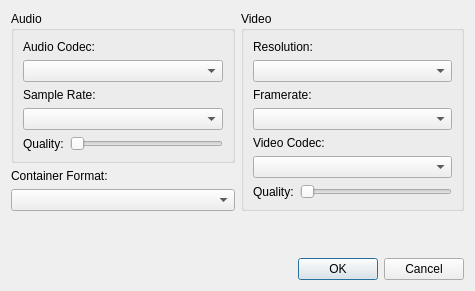
<?xml version="1.0" encoding="UTF-8"?>
<ui version="4.0">
 <class>VideoSettingsUi</class>
 <widget class="QDialog" name="VideoSettingsUi">
  <property name="geometry">
   <rect>
    <x>0</x>
    <y>0</y>
    <width>475</width>
    <height>291</height>
   </rect>
  </property>
  <property name="windowTitle">
   <string>Dialog</string>
  </property>
  <layout class="QGridLayout" name="gridLayout_3">
   <item row="0" column="0">
    <widget class="QGroupBox" name="groupBox">
     <property name="title">
      <string>Audio</string>
     </property>
     <layout class="QGridLayout" name="gridLayout">
      <item row="0" column="0" colspan="2">
       <widget class="QLabel" name="label_2">
        <property name="text">
         <string>Audio Codec:</string>
        </property>
       </widget>
      </item>
      <item row="1" column="0" colspan="2">
       <widget class="QComboBox" name="audioCodecBox"/>
      </item>
      <item row="2" column="0" colspan="2">
       <widget class="QLabel" name="label_5">
        <property name="text">
         <string>Sample Rate:</string>
        </property>
       </widget>
      </item>
      <item row="3" column="0" colspan="2">
       <widget class="QComboBox" name="audioSampleRateBox"/>
      </item>
      <item row="4" column="0">
       <widget class="QLabel" name="label_3">
        <property name="text">
         <string>Quality:</string>
        </property>
       </widget>
      </item>
      <item row="4" column="1">
       <widget class="QSlider" name="audioQualitySlider">
        <property name="maximum">
         <number>4</number>
        </property>
        <property name="orientation">
         <enum>Qt::Horizontal</enum>
        </property>
       </widget>
      </item>
     </layout>
    </widget>
   </item>
   <item row="0" column="1" rowspan="3">
    <widget class="QGroupBox" name="groupBox_2">
     <property name="title">
      <string>Video</string>
     </property>
     <layout class="QGridLayout" name="gridLayout_2">
      <item row="0" column="0" colspan="2">
       <widget class="QLabel" name="label_8">
        <property name="text">
         <string>Resolution:</string>
        </property>
       </widget>
      </item>
      <item row="1" column="0" colspan="2">
       <widget class="QComboBox" name="videoResolutionBox"/>
      </item>
      <item row="2" column="0" colspan="2">
       <widget class="QLabel" name="label_9">
        <property name="text">
         <string>Framerate:</string>
        </property>
       </widget>
      </item>
      <item row="3" column="0" colspan="2">
       <widget class="QComboBox" name="videoFramerateBox"/>
      </item>
      <item row="4" column="0" colspan="2">
       <widget class="QLabel" name="label_6">
        <property name="text">
         <string>Video Codec:</string>
        </property>
       </widget>
      </item>
      <item row="5" column="0" colspan="2">
       <widget class="QComboBox" name="videoCodecBox"/>
      </item>
      <item row="6" column="0">
       <widget class="QLabel" name="label_7">
        <property name="text">
         <string>Quality:</string>
        </property>
       </widget>
      </item>
      <item row="6" column="1">
       <widget class="QSlider" name="videoQualitySlider">
        <property name="maximum">
         <number>4</number>
        </property>
        <property name="orientation">
         <enum>Qt::Horizontal</enum>
        </property>
       </widget>
      </item>
     </layout>
    </widget>
   </item>
   <item row="1" column="0">
    <widget class="QLabel" name="label_4">
     <property name="text">
      <string>Container Format:</string>
     </property>
    </widget>
   </item>
   <item row="2" column="0">
    <widget class="QComboBox" name="containerFormatBox"/>
   </item>
   <item row="3" column="0">
    <spacer name="verticalSpacer">
     <property name="orientation">
      <enum>Qt::Vertical</enum>
     </property>
     <property name="sizeHint" stdset="0">
      <size>
       <width>20</width>
       <height>14</height>
      </size>
     </property>
    </spacer>
   </item>
   <item row="4" column="0" colspan="2">
    <widget class="QDialogButtonBox" name="buttonBox">
     <property name="orientation">
      <enum>Qt::Horizontal</enum>
     </property>
     <property name="standardButtons">
      <set>QDialogButtonBox::Cancel|QDialogButtonBox::Ok</set>
     </property>
    </widget>
   </item>
  </layout>
 </widget>
 <resources/>
 <connections>
  <connection>
   <sender>buttonBox</sender>
   <signal>accepted()</signal>
   <receiver>VideoSettingsUi</receiver>
   <slot>accept()</slot>
   <hints>
    <hint type="sourcelabel">
     <x>322</x>
     <y>272</y>
    </hint>
    <hint type="destinationlabel">
     <x>44</x>
     <y>230</y>
    </hint>
   </hints>
  </connection>
  <connection>
   <sender>buttonBox</sender>
   <signal>rejected()</signal>
   <receiver>VideoSettingsUi</receiver>
   <slot>reject()</slot>
   <hints>
    <hint type="sourcelabel">
     <x>405</x>
     <y>262</y>
    </hint>
    <hint type="destinationlabel">
     <x>364</x>
     <y>227</y>
    </hint>
   </hints>
  </connection>
 </connections>
</ui>
